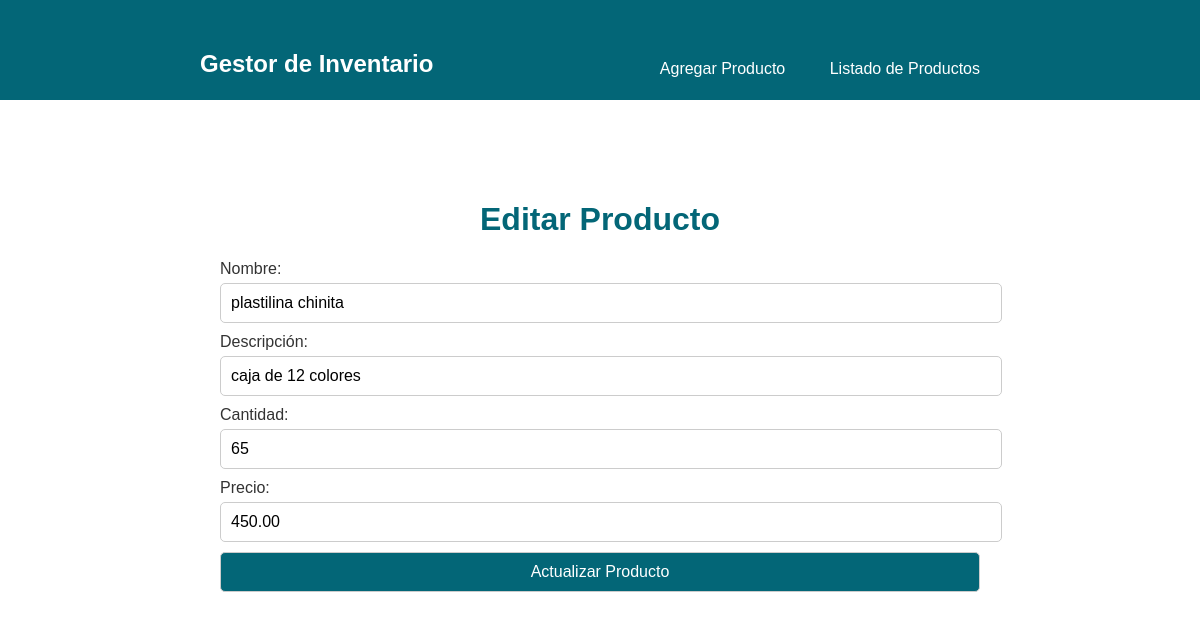
Page /editar_producto.php?id=8 on the committed database.
### tables this page shows
CREATE TABLE `productos` (
  `id` int(11) NOT NULL,
  `nombre` varchar(100) NOT NULL,
  `descripcion` varchar(255) NOT NULL,
  `cantidad` int(11) NOT NULL,
  `precio` decimal(10,2) NOT NULL
);

### editar_producto.php (the view, shortened to what this page needs)
<?php
include 'conexion.php';
include 'header.php';
if ($_SERVER["REQUEST_METHOD"] != "POST" && isset($_GET['id']) && !empty($_GET['id'])) {
    $id_producto = $_GET['id'];
    $query = "SELECT * FROM productos WHERE id = $id_producto";
    $resultado = mysqli_query($conexion, $query);
    if (mysqli_num_rows($resultado) == 1) {
        $producto = mysqli_fetch_assoc($resultado);
    } else {
        echo "No se encontró el producto con el ID especificado";
    }
}
?>
<!DOCTYPE html>
<html lang="es">
<head>
    <link rel="stylesheet" href="styles.css">
</head>
<body>
    <div class="container">
        <h1>Editar Producto</h1>
        <form action="editar_producto.php" method="POST">
            <?php if (isset($producto)) : ?>
                <label for="nombre">Nombre:</label>
                <input type="text" name="nombre" id="nombre" value="<?php echo $producto['nombre']; ?>"><br>
                <label for="descripcion">Descripción:</label>
                <input type="text" name="descripcion" id="descripcion" value="<?php echo $producto['descripcion']; ?>"><br>
                <label for="cantidad">Cantidad:</label>
                <input type="number" name="cantidad" id="cantidad" value="<?php echo $producto['cantidad']; ?>"><br>
                <label for="precio">Precio:</label>
                <input type="number" name="precio" id="precio" value="<?php echo $producto['precio']; ?>"><br>
                <button type="submit">Actualizar Producto</button>
            <?php endif; ?>
        </form>
    </div>
</body>
</html>

### styles.css (style rules this page uses)
body { font-family: Arial, sans-serif; margin: 0; }
h1 { color: #036677; text-align: center; }
form { margin-bottom: 20px; }
label { display: block; margin-bottom: 5px; color: #333; }
input[type="text"], input[type="number"], button[type="submit"] { width: 100%; padding: 10px; margin-bottom: 10px; border: 1px solid #ccc; border-radius: 5px; font-size: 16px; }
button[type="submit"] { background-color: #036677; color: #fff; cursor: pointer; }
.container { max-width: 800px; margin: 20px auto; padding: 20px; }

### rows in the picture
productos: nombre "plastilina chinita", descripcion "caja de 12 colores", cantidad "65", precio "450.00"
